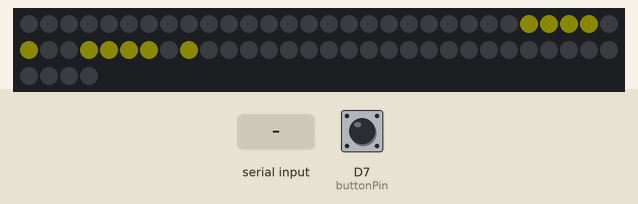
Recording of a sketch running on a simulated ESP8266 (NodeMCU). Parts: 64 RGB LEDs in strip order, left to right, continuing on the next row. Inputs (shaded band) come from the test bench; at power-on: D7 (buttonPin) HIGH. Dim RGB values are drawn brighter than linear; WiFi joins after 1.5 s; servers stay silent unless stated; what the sketch prints to the serial monitor is not drawn.

Above: at 2.9 s.
3.0 s: "1\n" received over Serial
Timing chart, 0 to 6.0 s (numbered marks = the images above; inputs shaded):
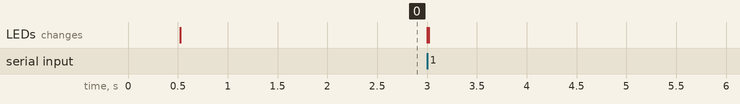

The sketch:

socket_client.ino
```cpp
#include <ESP8266WiFi.h>
#include <Adafruit_NeoPixel.h>


#define PIN D8
#define NUM_LEDS 64
#define BRIGHTNESS 10
#define QBE_ID 1
#define buttonPin D7

const char* ssid = "QBe";
const char* password = "qbeqbeqbe";

const char* device_hostname = "QBe1";
const char* host = "192.168.43.3";
const int port = 12000 +  QBE_ID  ;
int cycle_counter = 0;
int node_left_id = 0;
int check_num = 0;
int future_value = 0;
int reset_num = 0;
int reset_num_1 = 0;

int ERROR_LED[] = { 0, 0, 0 , 0, 0, 0 , 0, 0, 0 , 0, 0, 0 , 0, 0, 0 , 0, 0, 0 , 0, 0, 0 , 0, 0, 0 ,  0, 0, 0 , 0, 0, 0 , 0, 0, 0 , 0, 0, 0 , 0, 0, 0 , 0, 0, 0 , 0, 0, 0 , 0, 0, 0 ,  0, 0, 0 , 0, 0, 0 , 0, 0, 0 , 0, 0, 0 , 0, 0, 0 , 0, 0, 0 , 0, 0, 0 , 0, 0, 0 ,  0, 0, 0 , 255, 238, 6 , 255, 238, 6 , 255, 238, 6 , 255, 238, 6 , 0, 0, 0 , 255, 238, 6 , 0, 0, 0 ,  0, 0, 0 , 255, 238, 6 , 255, 238, 6 , 255, 238, 6 , 255, 238, 6 , 0, 0, 0 , 255, 238, 6 , 0, 0, 0 ,  0, 0, 0 , 0, 0, 0 , 0, 0, 0 , 0, 0, 0 , 0, 0, 0 , 0, 0, 0 , 0, 0, 0 , 0, 0, 0 ,  0, 0, 0 , 0, 0, 0 , 0, 0, 0 , 0, 0, 0 , 0, 0, 0 , 0, 0, 0 , 0, 0, 0 , 0, 0, 0 ,  0, 0, 0 , 0, 0, 0 , 0, 0, 0 , 0, 0, 0 , 0, 0, 0 , 0, 0, 0 , 0, 0, 0 , 0, 0, 0 };

Adafruit_NeoPixel pixels = Adafruit_NeoPixel(NUM_LEDS, PIN, NEO_GRB + NEO_KHZ800);
WiFiClient client;

void RESET(){


  }

void ERROR_SOCKET(){

int pos = 0;
 for (int pixel = 0 ; pixel <64  ; ++pixel) {

      pixels.setPixelColor(pixel, pixels.Color( ERROR_LED[pos],ERROR_LED[pos+1],ERROR_LED[pos+2]  ) ) ;
      pos=pos+3;

    }
     pixels.show();

  }
void socket_setup() {
  if (!client.connect(host, port)) {
    // Serial.println("connection failed");
    return;
  }
}

void CHECK(){
   if (!client.connected()) {
    // Serial.println();
    // Serial.println("disconnecting.");
    client.stop();
    socket_setup();
     ERROR_SOCKET();

  }

  }

void print_screen() {
  return;
  CHECK();
  client.print("02");
  delay(2);
  String line = client.readStringUntil(126);
  /* // Serial.print("MSG : ");
    // Serial.println(line); */
  int i;
  int pixel = 0;
  bool start = false;

  for (i = 0 ; pixel < 64 && i < line.length()  ; ++i) {

    if (start) {

      if (pixel>0)
        pixels.setPixelColor(pixel, pixels.Color( (int) line.charAt(i)  , (int) line.charAt(i + 1)  , (int) line.charAt(i + 2)  ) ) ;


      ++pixel;
      i = i + 2;
    }
    else if ((int) line.charAt(i) == 63) {
      start = !start;
    }

  }
  pixels.show();

  //socket_setup();


}

void send_left_node(int node_id) {
   // return;
  char left[8];
  sprintf(left, "03%i", node_id);
  // Serial.print("SE ESTA ENVIANDO");
  // Serial.println(left);
  client.print(left);
 // delay(2);
  //String line = client.readStringUntil(126);
}

void push_botton() {
  // return;
  char left[2];
  sprintf(left, "04");
  // Serial.print("Boton Pulsado");
  // Serial.println(left);
  client.print(left);
  delay(2);
  //String line = client.readStringUntil(126);
}


int read_left_node() {
  int incomingByte;
  if (Serial.available()) {
    size_t len = Serial.available();
    incomingByte = Serial.read();
    Serial.end();
    Serial.begin(4800);
    //for (int i = 0; i< len ;++i)
    // Serial.read();


    // Serial.print("I received: ");
    pixels.setPixelColor(0,pixels.Color(255,255,255));
    pixels.show();
    // // Serial.print(incomingByte, DEC);
    // Serial.println(node_left_id, DEC);
  }
  else {
    incomingByte = 0;
  }
  return incomingByte;

}

void serial_send_id() {
Serial.write(QBE_ID);
/*
  if (cycle_counter % 65535 / 10 == 0) {
    //Serial1.write(QBE_ID);
    Serial.write(QBE_ID);
    //char msg[10];
    // Serial.print("Sent id ");
    // Serial.println(QBE_ID, DEC);

    cycle_counter = 0;
  }
  cycle_counter++;
*/
}


void setup() {


cycle_counter = 0;
 node_left_id = 0;
 check_num = 0;
future_value = 0;
 reset_num = 0;
 reset_num_1 = 0;
  pixels.setBrightness(BRIGHTNESS);
  pixels.begin();
  delay(10);
  pixels.show();

  //colorWipe(strip.Color(0, 0, 0, 255), 50); // White
  //Serial.begin(115200);
  Serial.begin(4800);
  Serial1.begin(4800);
  delay(10);

  // We start by connecting to a WiFi network

  // Serial.print("Connecting to ");
  // Serial.println(ssid);
  WiFi.hostname(device_hostname);
  WiFi.begin(ssid, password);

  while (WiFi.status() != WL_CONNECTED) {
    delay(500);
    ERROR_SOCKET();
    // Serial.print(".");
  }

  // Serial.println("");
  // Serial.println("WiFi connected");
  // Serial.println("IP address: ");
  // Serial.println(WiFi.localIP());
  pinMode(buttonPin, INPUT_PULLUP);

  socket_setup();
  send_left_node(0);

}

int value = 0;
int buttonState;
int button_last = 0;
int check_button() {


  buttonState = digitalRead(buttonPin);

  //// Serial.print("AQUI!! BOTTON : ");
  //// Serial.println(buttonState);

  pinMode(buttonPin, INPUT_PULLUP);
/*
  if(buttonState ==0){
      ++reset_num_1;
     if (reset_num_1 == 500 ){
        RESET();
      }
  }
    else{
        reset_num_1=0;
      }

  */

  return buttonState;
}

void loop() {
  //delay(5000);
  ++value;

  //// Serial.print("connecting to ");
  //// Serial.println(host);

  print_screen();
  int button =  check_button();
  if (button == 0 && button != button_last) {

    push_botton();
  }
  button_last = button;


  // return;

  serial_send_id();
  int new_node_left_id = read_left_node();
  // Serial.print("0Mensaje a comparar  ");
  // Serial.print(node_left_id, DEC);
  // Serial.println(new_node_left_id, DEC);
  if (new_node_left_id == 0) {
    new_node_left_id = node_left_id;
    ++  check_num;
  }
  if (check_num >= 20) {
    new_node_left_id = 0;
    check_num = 0;

    pixels.setPixelColor(0,pixels.Color(0,0,0));
    pixels.show();


  }

  // Serial.print("1Mensaje a comparar  ");
  // Serial.print(node_left_id, DEC);
  // Serial.println(new_node_left_id, DEC);


  if ( new_node_left_id != node_left_id &&  0 <= new_node_left_id  && new_node_left_id < 7) {
    check_num = 0;
    node_left_id = new_node_left_id;

   // send_left_node(node_left_id);
  }


  /*while(client.available()){

    }

    // Serial.println();
    // Serial.println("closing connection");
  */
}
```
